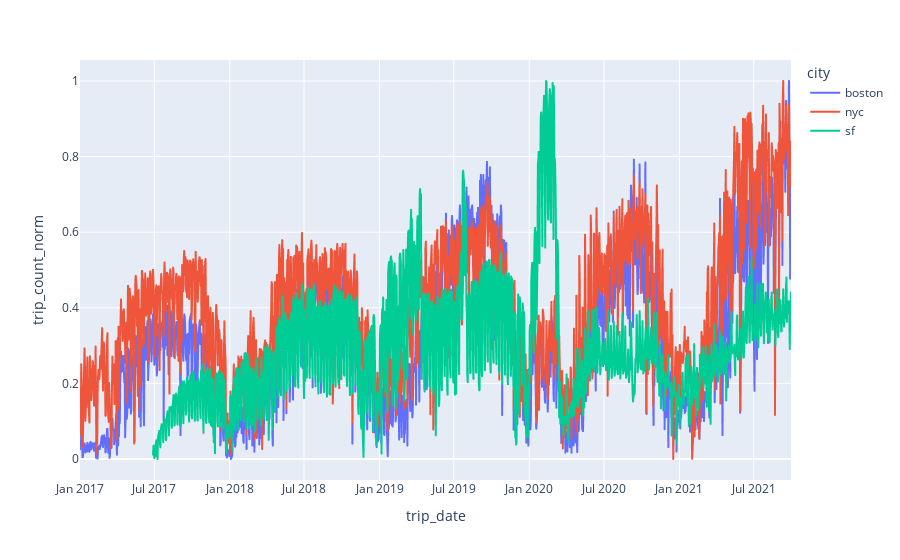

The code cell stored with this chart in its notebook:
### Code cell
fig = px.line(trip_data_group_by_date_pd_df, x="trip_date", y="trip_count_norm", color='city')
fig.show()

### Figure 1 — Plotly figure (JSON) as saved in the notebook; plotly's stock layout.template omitted (floating-point values rounded to 4 significant figures; data arrays with more than 128 entries replaced by an {"elided": "..."} marker saying what was removed)
{"data": [{"hovertemplate": "city=boston<br>trip_date=%{x}<br>trip_count_norm=%{y}<extra></extra>", "legendgroup": "boston", "line": {"color": "#636efa", "dash": "solid"}, "mode": "lines", "name": "boston", "showlegend": true, "type": "scattergl", "x": {"elided": "1732 str values"}, "xaxis": "x", "y": {"elided": "1732 float values"}, "yaxis": "y"}, {"hovertemplate": "city=nyc<br>trip_date=%{x}<br>trip_count_norm=%{y}<extra></extra>", "legendgroup": "nyc", "line": {"color": "#EF553B", "dash": "solid"}, "mode": "lines", "name": "nyc", "showlegend": true, "type": "scattergl", "x": {"elided": "1729 str values"}, "xaxis": "x", "y": {"elided": "1729 float values"}, "yaxis": "y"}, {"hovertemplate": "city=sf<br>trip_date=%{x}<br>trip_count_norm=%{y}<extra></extra>", "legendgroup": "sf", "line": {"color": "#00cc96", "dash": "solid"}, "mode": "lines", "name": "sf", "showlegend": true, "type": "scattergl", "x": {"elided": "1556 str values"}, "xaxis": "x", "y": {"elided": "1556 float values"}, "yaxis": "y"}], "layout": {"legend": {"title": {"text": "city"}, "tracegroupgap": 0}, "margin": {"t": 60}, "xaxis": {"anchor": "y", "domain": [0, 1], "title": {"text": "trip_date"}}, "yaxis": {"anchor": "x", "domain": [0, 1], "title": {"text": "trip_count_norm"}}}}
